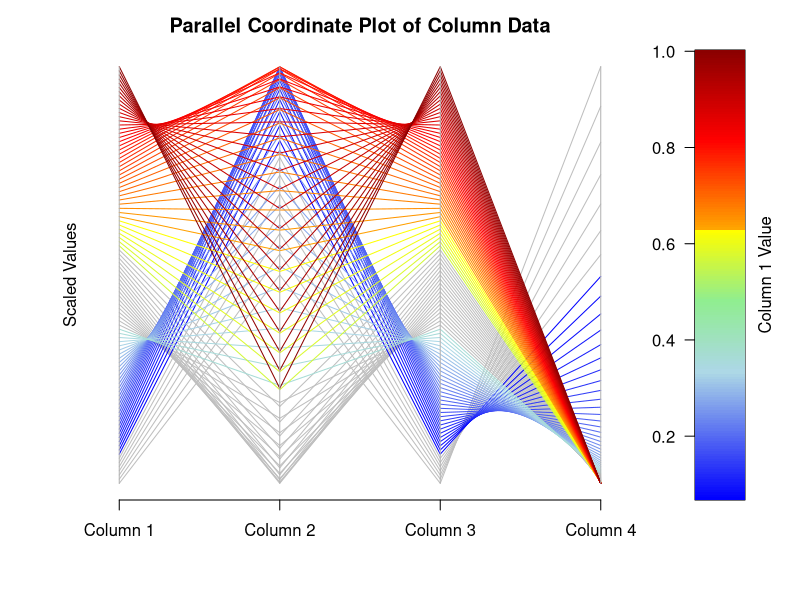

Source code (R):
###
#R template for parallel_coordinate plots emulating Jon and Matt's
# Matlab and python scripts
#Victoria Ward
# July 2014
#
# Mise en place
rm(list = ls())

#load package for parallel coordinate plot
library(MASS)

#read data 
M=read.table("../example_data/column_data.txt",sep=" ",header=FALSE)


# define "brushing" thresholds
# useful to focus on a few solutions instead of all at once
# thresholds row format: column number, threshold value, less than (-1) or greater than (1)
# not all columns need to have thresholds applied

thresholds <- matrix(c(2,0.2,1, 4,0.5,-1), nrow = 2, ncol = 3, byrow = TRUE)

#determine solutions to be brushed
IX <- seq(1,dim(M)[1])


for (i in 1:nrow(thresholds))
{
  col <- thresholds[i ,1]
  if(thresholds[i,3]==-1){
    tempIX <- rfind <- seq(along=M[ ,col])[as.logical(M[ ,col] < thresholds[i,2])]
  }
  else{
    tempIX <- rfind<- seq(along=M[ ,col])[as.logical(M[ ,col] > thresholds[i,2])]
  }
  
  IX <- intersect(IX,tempIX)
    
}

brush_on_idx <- unique(IX)
brush_off_idx <- setdiff(seq(1,nrow(M)),brush_on_idx)


#re-map the values in M to [0, 1] for consistent plotting
ncols = ncol(M)
for (i in 1:ncols){
M[ ,i] <- (M[ ,i] - min(M[ ,i], na.rm=T))/(max(M[ ,i], na.rm=T) - min(M[ ,i], na.rm=T))
}

# brush_on_idx now contains the indices of the rows of M that satisfy:
# Column 2 greater than 0.2 (scaled value)
# Column 4 less than 0.5 (scaled value)
# brush_off_idx contains the remaining indices that do not satisfy these.


#make color_map.  This one scales based on column 1 values
col_to_plot <- M[brush_on_idx,1]

ColorRamp <- c(colorRampPalette(c("blue", "light blue"))(50),
               colorRampPalette(c("light blue", "light green", "yellow"))(55),
               colorRampPalette(c("orange", "red", "darkred"))(70))
ColorLevels <- seq(min(col_to_plot), max(col_to_plot), length=length(ColorRamp))

z_scl <- (col_to_plot - min(col_to_plot, na.rm=T))/
  (max(col_to_plot, na.rm=T) - min(col_to_plot, na.rm=T))
color_scl = round(z_scl*length(ColorRamp))
color_scl[color_scl == 0] = 1

#concatenate brushed off and brushed on indices in a matrix for plotting
all_solutions =rbind(M[brush_off_idx, ],M[brush_on_idx, ]) 

colnames(all_solutions) <- c("Column 1", "Column 2", "Column 3", "Column 4")

# Set layout to include a colorbar next to plot.
layout(matrix(data=c(1,2), nrow=1, ncol=2), widths=c(4,1),
       heights=c(1,1))
#plotting margins.  
par(mar = c(5,5,2.5,1), font = 1.5)

#plot solutions
parcoord(all_solutions, 
         col=c(rep.int("grey",length(brush_off_idx)),ColorRamp[color_scl]), 
         var.label=FALSE, main='Parallel Coordinate Plot of Column Data',
         xaxt = "n")

mtext("Scaled Values", side = 2, line = 1, cex = par("cex.lab"))
# Add a colorbar
par(mar = c(5,2.75,2.5,2.75))

image(1, ColorLevels,
      matrix(data=ColorLevels, ncol=length(ColorRamp),nrow=1),
      col=ColorRamp,xlab="",ylab="Column 1 Value",xaxt="n", las = 1)
mtext("Column 1 Value", side = 4, line = 0.5, cex.lab = 0.5)

### End of Plotting
